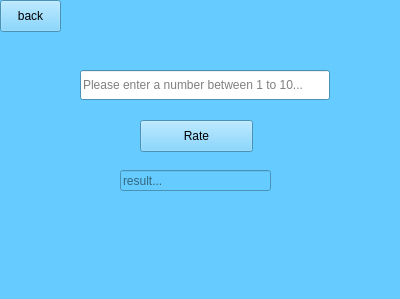
<?xml version="1.0" encoding="UTF-8"?>
<ui version="4.0">
 <class>Rate_form</class>
 <widget class="QWidget" name="Rate_form">
  <property name="geometry">
   <rect>
    <x>0</x>
    <y>0</y>
    <width>400</width>
    <height>299</height>
   </rect>
  </property>
  <property name="palette">
   <palette>
    <active>
     <colorrole role="WindowText">
      <brush brushstyle="SolidPattern">
       <color alpha="255">
        <red>0</red>
        <green>0</green>
        <blue>0</blue>
       </color>
      </brush>
     </colorrole>
     <colorrole role="Button">
      <brush brushstyle="SolidPattern">
       <color alpha="255">
        <red>102</red>
        <green>204</green>
        <blue>255</blue>
       </color>
      </brush>
     </colorrole>
     <colorrole role="Light">
      <brush brushstyle="SolidPattern">
       <color alpha="255">
        <red>230</red>
        <green>247</green>
        <blue>255</blue>
       </color>
      </brush>
     </colorrole>
     <colorrole role="Midlight">
      <brush brushstyle="SolidPattern">
       <color alpha="255">
        <red>166</red>
        <green>225</green>
        <blue>255</blue>
       </color>
      </brush>
     </colorrole>
     <colorrole role="Dark">
      <brush brushstyle="SolidPattern">
       <color alpha="255">
        <red>51</red>
        <green>102</green>
        <blue>127</blue>
       </color>
      </brush>
     </colorrole>
     <colorrole role="Mid">
      <brush brushstyle="SolidPattern">
       <color alpha="255">
        <red>68</red>
        <green>136</green>
        <blue>170</blue>
       </color>
      </brush>
     </colorrole>
     <colorrole role="Text">
      <brush brushstyle="SolidPattern">
       <color alpha="255">
        <red>0</red>
        <green>0</green>
        <blue>0</blue>
       </color>
      </brush>
     </colorrole>
     <colorrole role="BrightText">
      <brush brushstyle="SolidPattern">
       <color alpha="255">
        <red>255</red>
        <green>255</green>
        <blue>255</blue>
       </color>
      </brush>
     </colorrole>
     <colorrole role="ButtonText">
      <brush brushstyle="SolidPattern">
       <color alpha="255">
        <red>0</red>
        <green>0</green>
        <blue>0</blue>
       </color>
      </brush>
     </colorrole>
     <colorrole role="Base">
      <brush brushstyle="SolidPattern">
       <color alpha="255">
        <red>255</red>
        <green>255</green>
        <blue>255</blue>
       </color>
      </brush>
     </colorrole>
     <colorrole role="Window">
      <brush brushstyle="SolidPattern">
       <color alpha="255">
        <red>102</red>
        <green>204</green>
        <blue>255</blue>
       </color>
      </brush>
     </colorrole>
     <colorrole role="Shadow">
      <brush brushstyle="SolidPattern">
       <color alpha="255">
        <red>0</red>
        <green>0</green>
        <blue>0</blue>
       </color>
      </brush>
     </colorrole>
     <colorrole role="AlternateBase">
      <brush brushstyle="SolidPattern">
       <color alpha="255">
        <red>178</red>
        <green>229</green>
        <blue>255</blue>
       </color>
      </brush>
     </colorrole>
     <colorrole role="ToolTipBase">
      <brush brushstyle="SolidPattern">
       <color alpha="255">
        <red>255</red>
        <green>255</green>
        <blue>220</blue>
       </color>
      </brush>
     </colorrole>
     <colorrole role="ToolTipText">
      <brush brushstyle="SolidPattern">
       <color alpha="255">
        <red>0</red>
        <green>0</green>
        <blue>0</blue>
       </color>
      </brush>
     </colorrole>
    </active>
    <inactive>
     <colorrole role="WindowText">
      <brush brushstyle="SolidPattern">
       <color alpha="255">
        <red>0</red>
        <green>0</green>
        <blue>0</blue>
       </color>
      </brush>
     </colorrole>
     <colorrole role="Button">
      <brush brushstyle="SolidPattern">
       <color alpha="255">
        <red>102</red>
        <green>204</green>
        <blue>255</blue>
       </color>
      </brush>
     </colorrole>
     <colorrole role="Light">
      <brush brushstyle="SolidPattern">
       <color alpha="255">
        <red>230</red>
        <green>247</green>
        <blue>255</blue>
       </color>
      </brush>
     </colorrole>
     <colorrole role="Midlight">
      <brush brushstyle="SolidPattern">
       <color alpha="255">
        <red>166</red>
        <green>225</green>
        <blue>255</blue>
       </color>
      </brush>
     </colorrole>
     <colorrole role="Dark">
      <brush brushstyle="SolidPattern">
       <color alpha="255">
        <red>51</red>
        <green>102</green>
        <blue>127</blue>
       </color>
      </brush>
     </colorrole>
     <colorrole role="Mid">
      <brush brushstyle="SolidPattern">
       <color alpha="255">
        <red>68</red>
        <green>136</green>
        <blue>170</blue>
       </color>
      </brush>
     </colorrole>
     <colorrole role="Text">
      <brush brushstyle="SolidPattern">
       <color alpha="255">
        <red>0</red>
        <green>0</green>
        <blue>0</blue>
       </color>
      </brush>
     </colorrole>
     <colorrole role="BrightText">
      <brush brushstyle="SolidPattern">
       <color alpha="255">
        <red>255</red>
        <green>255</green>
        <blue>255</blue>
       </color>
      </brush>
     </colorrole>
     <colorrole role="ButtonText">
      <brush brushstyle="SolidPattern">
       <color alpha="255">
        <red>0</red>
        <green>0</green>
        <blue>0</blue>
       </color>
      </brush>
     </colorrole>
     <colorrole role="Base">
      <brush brushstyle="SolidPattern">
       <color alpha="255">
        <red>255</red>
        <green>255</green>
        <blue>255</blue>
       </color>
      </brush>
     </colorrole>
     <colorrole role="Window">
      <brush brushstyle="SolidPattern">
       <color alpha="255">
        <red>102</red>
        <green>204</green>
        <blue>255</blue>
       </color>
      </brush>
     </colorrole>
     <colorrole role="Shadow">
      <brush brushstyle="SolidPattern">
       <color alpha="255">
        <red>0</red>
        <green>0</green>
        <blue>0</blue>
       </color>
      </brush>
     </colorrole>
     <colorrole role="AlternateBase">
      <brush brushstyle="SolidPattern">
       <color alpha="255">
        <red>178</red>
        <green>229</green>
        <blue>255</blue>
       </color>
      </brush>
     </colorrole>
     <colorrole role="ToolTipBase">
      <brush brushstyle="SolidPattern">
       <color alpha="255">
        <red>255</red>
        <green>255</green>
        <blue>220</blue>
       </color>
      </brush>
     </colorrole>
     <colorrole role="ToolTipText">
      <brush brushstyle="SolidPattern">
       <color alpha="255">
        <red>0</red>
        <green>0</green>
        <blue>0</blue>
       </color>
      </brush>
     </colorrole>
    </inactive>
    <disabled>
     <colorrole role="WindowText">
      <brush brushstyle="SolidPattern">
       <color alpha="255">
        <red>51</red>
        <green>102</green>
        <blue>127</blue>
       </color>
      </brush>
     </colorrole>
     <colorrole role="Button">
      <brush brushstyle="SolidPattern">
       <color alpha="255">
        <red>102</red>
        <green>204</green>
        <blue>255</blue>
       </color>
      </brush>
     </colorrole>
     <colorrole role="Light">
      <brush brushstyle="SolidPattern">
       <color alpha="255">
        <red>230</red>
        <green>247</green>
        <blue>255</blue>
       </color>
      </brush>
     </colorrole>
     <colorrole role="Midlight">
      <brush brushstyle="SolidPattern">
       <color alpha="255">
        <red>166</red>
        <green>225</green>
        <blue>255</blue>
       </color>
      </brush>
     </colorrole>
     <colorrole role="Dark">
      <brush brushstyle="SolidPattern">
       <color alpha="255">
        <red>51</red>
        <green>102</green>
        <blue>127</blue>
       </color>
      </brush>
     </colorrole>
     <colorrole role="Mid">
      <brush brushstyle="SolidPattern">
       <color alpha="255">
        <red>68</red>
        <green>136</green>
        <blue>170</blue>
       </color>
      </brush>
     </colorrole>
     <colorrole role="Text">
      <brush brushstyle="SolidPattern">
       <color alpha="255">
        <red>51</red>
        <green>102</green>
        <blue>127</blue>
       </color>
      </brush>
     </colorrole>
     <colorrole role="BrightText">
      <brush brushstyle="SolidPattern">
       <color alpha="255">
        <red>255</red>
        <green>255</green>
        <blue>255</blue>
       </color>
      </brush>
     </colorrole>
     <colorrole role="ButtonText">
      <brush brushstyle="SolidPattern">
       <color alpha="255">
        <red>51</red>
        <green>102</green>
        <blue>127</blue>
       </color>
      </brush>
     </colorrole>
     <colorrole role="Base">
      <brush brushstyle="SolidPattern">
       <color alpha="255">
        <red>102</red>
        <green>204</green>
        <blue>255</blue>
       </color>
      </brush>
     </colorrole>
     <colorrole role="Window">
      <brush brushstyle="SolidPattern">
       <color alpha="255">
        <red>102</red>
        <green>204</green>
        <blue>255</blue>
       </color>
      </brush>
     </colorrole>
     <colorrole role="Shadow">
      <brush brushstyle="SolidPattern">
       <color alpha="255">
        <red>0</red>
        <green>0</green>
        <blue>0</blue>
       </color>
      </brush>
     </colorrole>
     <colorrole role="AlternateBase">
      <brush brushstyle="SolidPattern">
       <color alpha="255">
        <red>102</red>
        <green>204</green>
        <blue>255</blue>
       </color>
      </brush>
     </colorrole>
     <colorrole role="ToolTipBase">
      <brush brushstyle="SolidPattern">
       <color alpha="255">
        <red>255</red>
        <green>255</green>
        <blue>220</blue>
       </color>
      </brush>
     </colorrole>
     <colorrole role="ToolTipText">
      <brush brushstyle="SolidPattern">
       <color alpha="255">
        <red>0</red>
        <green>0</green>
        <blue>0</blue>
       </color>
      </brush>
     </colorrole>
    </disabled>
   </palette>
  </property>
  <property name="windowTitle">
   <string>Form</string>
  </property>
  <widget class="QPushButton" name="back_button">
   <property name="geometry">
    <rect>
     <x>0</x>
     <y>0</y>
     <width>61</width>
     <height>32</height>
    </rect>
   </property>
   <property name="text">
    <string>back</string>
   </property>
  </widget>
  <widget class="QLineEdit" name="rate_num_line">
   <property name="geometry">
    <rect>
     <x>80</x>
     <y>70</y>
     <width>250</width>
     <height>30</height>
    </rect>
   </property>
   <property name="placeholderText">
    <string>Please enter a number between 1 to 10...</string>
   </property>
  </widget>
  <widget class="QPushButton" name="rate_button">
   <property name="geometry">
    <rect>
     <x>140</x>
     <y>120</y>
     <width>113</width>
     <height>32</height>
    </rect>
   </property>
   <property name="text">
    <string>Rate</string>
   </property>
  </widget>
  <widget class="QLineEdit" name="result_line">
   <property name="enabled">
    <bool>false</bool>
   </property>
   <property name="geometry">
    <rect>
     <x>120</x>
     <y>170</y>
     <width>151</width>
     <height>21</height>
    </rect>
   </property>
   <property name="placeholderText">
    <string>result...</string>
   </property>
  </widget>
 </widget>
 <resources/>
 <connections/>
</ui>
